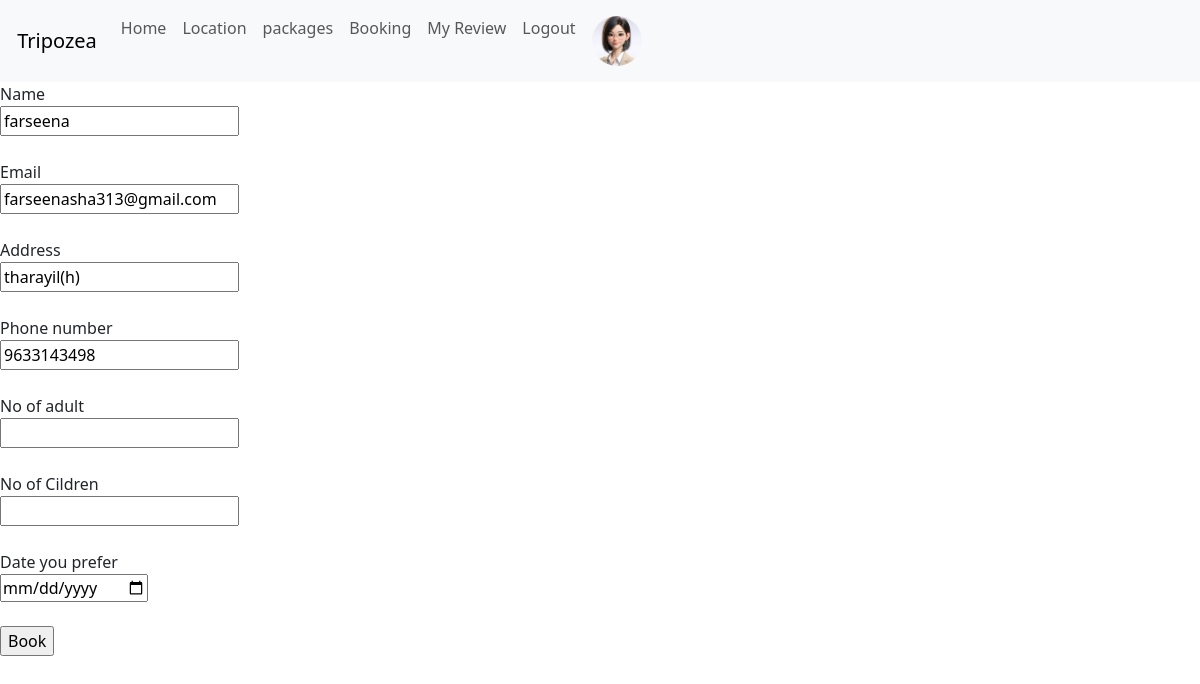
The page /user_booking/5 (signed in) on the database its author committed.
### app1/models.py (models this page shows, shortened)
class Customer(models.Model):
    login_id = models.ForeignKey(All_login, on_delete=models.CASCADE)
    name = models.CharField(max_length=50)
    address = models.CharField(max_length=50)
    email = models.EmailField(max_length=50)
    phone = models.IntegerField(null=True,blank=True)
    dob = models.DateField()
    image = models.FileField()

### app1/views.py (the view)
# urls.py: path('user_booking/<int:id>',views.user_booking,name="user_booking"),
def user_booking(request,id):
    user = Customer.objects.get(login_id=request.user.id)
    package = Packages.objects.get(id=id)
    if request.method == "POST":
        adult = int(request.POST['adult'])
        children = int(request.POST['children'])
        date = request.POST['date']
        total_people = adult + children
        total_amount = (adult * package.price_adult) + (children * package.price_children)
        User_booking = Booking.objects.create(user_id=user,package_id=package,booking_amount=total_amount,
                                              booking_day=date,total_no=total_people)
        User_booking.save()
        return redirect(user_home)
    else:
        return render(request,'user/user_booking.html',{'data':user, 'package':package})

### template/user/user_booking.html (shortened to what this page needs)
<html lang="en">
<head>
    {% load static %}
    <link href="https://cdn.jsdelivr.net/npm/bootstrap@5.3.3/dist/css/bootstrap.min.css" rel="stylesheet">
</head>
<body>
    <nav class="navbar navbar-expand-lg bg-body-tertiary">
        <div class="container-fluid">
          <a class="navbar-brand" href="#">
            Tripozea</a>
          <div class="collapse navbar-collapse" id="navbarNav">
            <ul class="navbar-nav">
              <li class="nav-item">
                <a class="nav-link " aria-current="page" href="">Home</a>
              </li>
              <li class="nav-item">
                <a class="nav-link" href="">Location</a>
              </li>
              <li class="nav-item">
                <a class="nav-link" href="{% url 'user_allpackage' %}">packages</a>
              </li>
              <li class="nav-item">
                <a class="nav-link" href="{% url 'booking_history' %}">Booking</a>
              </li>
              <li class="nav-item">
                <a class="nav-link" href="{% url 'view_review' %}">My Review</a>
              </li>
              <li class="nav-item">
                <a class="nav-link" href="{% url 'all_logout' %}">Logout</a>
              </li>
              <li class="nav-item">
                <a class="nav-link" href="{% url 'user_profile' %}"><img style="border-radius: 50%;width: 50px;" src="{{ data.image.url }}" alt=""></a>
              </li>
            </ul>
          </div>
        </div>
      </nav>
      <div>
        <form action="{% url 'user_booking' id=package.id %}" method="post">
            <label>Name</label><br>
            <input type="text" name="name" value="{{ data.name }}"><br><br>
            <label>Email</label><br>
            <input type="email" name="email" value="{{ data.email }}"><br><br>
            <label>Address</label><br>
            <input type="text" name="address" value="{{ data.address }}"><br><br>
            <label>Phone number</label><br>
            <input type="number" name="phone" value="{{ data.phone }}"><br><br>
            <label>No of adult</label><br>
            <input type="number" name="adult"><br><br>
            <label>No of Cildren</label><br>
            <input type="number" name="children"><br><br>
            <label>Date you prefer </label><br>
            <input type="date" name="date"><br><br>
            <input type="submit" value="Book"> <br>
        </form>
      </div>
</body>
</html>

### rows shown on the page
Customer: image (picture), name "farseena", email "farseenasha313@gmail.com", address "tharayil(h)", phone "9633143498"
